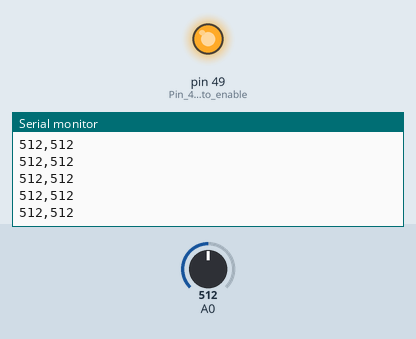
Recording of a sketch running on a simulated Arduino Mega 2560, built with avr-gcc and run on an emulated ATmega2560. On the bench: output pins drawn as LEDs (lit = HIGH), the last lines printed to the serial monitor. The inputs (shaded band) are chosen by the test bench; at power-on: A0 = 512.

Above: at 1.3 s.
1.4 s: A0 set to 983
At 2.3 s:
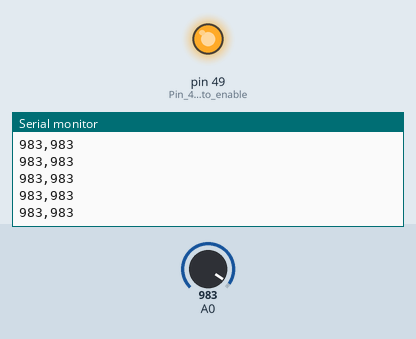
2.9 s: A0 set to 1013
At 3.5 s:
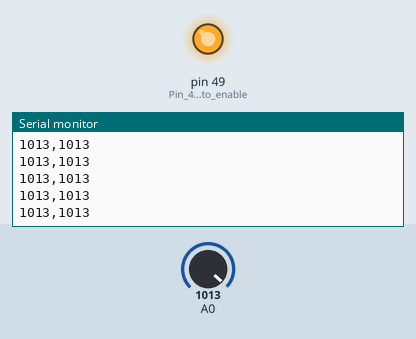
Timing chart, 0 to 5.9 s (numbered marks = the images above; inputs shaded):
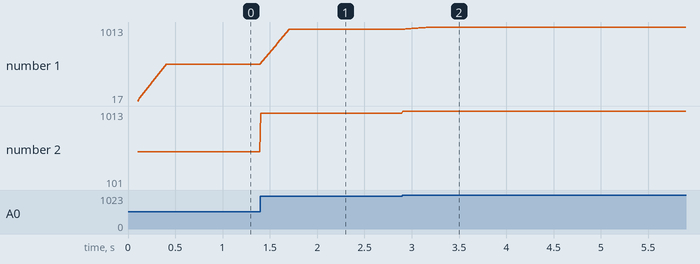

The sketch:

FilterModule.ino
```cpp
#define CIRCBUFFSIZE 30

int rightsensePin = A4;

long samples = 10;
long val; // assigning val as int

long sum = 0;
int cirCount = 0;
int medCount = 0;
long mAvg;
long circBuff[CIRCBUFFSIZE];
bool SENDFLAG = false;

class mySense
{
  private:
    byte pin;

    int buffCount = 0;
    int buff[CIRCBUFFSIZE];

  public:
    mySense(byte pin) {
      pinMode(pin, INPUT);
      buff[0] = analogRead(pin);
    }

    long runSum = 0;
    long avg;
    int val;

    void poll() {
      val = analogRead(pin);

      runSum += val - buff[buffCount];

      buff[buffCount] = val;
      buffCount++;
      buffCount = buffCount % CIRCBUFFSIZE;


      avg = ((runSum*1000)/CIRCBUFFSIZE) / 1000;
    }

};

mySense rsensr(rightsensePin);

void setup() {
  pinMode(49, OUTPUT);                 //Pin 49 is used to enable IO power
  digitalWrite(49, 1);                 //Enable IO power on main CPU board


  Serial.begin(9600); // setting the baud rate
  delay(100);
}

void loop() {
  // put your main code here, to run repeatedly:
  rsensr.poll();

  Serial.print(rsensr.avg);
  Serial.print(',');
  Serial.print(rsensr.val);

  Serial.write(13);
  Serial.write(10);
  delay(10);
}
```

Measured:
- after the input at 1.4 s, the serial monitor: prints a new line at once (image 1)
- after the input at 2.9 s, the serial monitor: prints a new line at once (image 2)
- plotted number 1: 512 → 983 after the input at 1.4 s, 983 → 1013 after the input at 2.9 s
- plotted number 2: 512 → 983 after the input at 1.4 s, 983 → 101 after the input at 2.9 s
